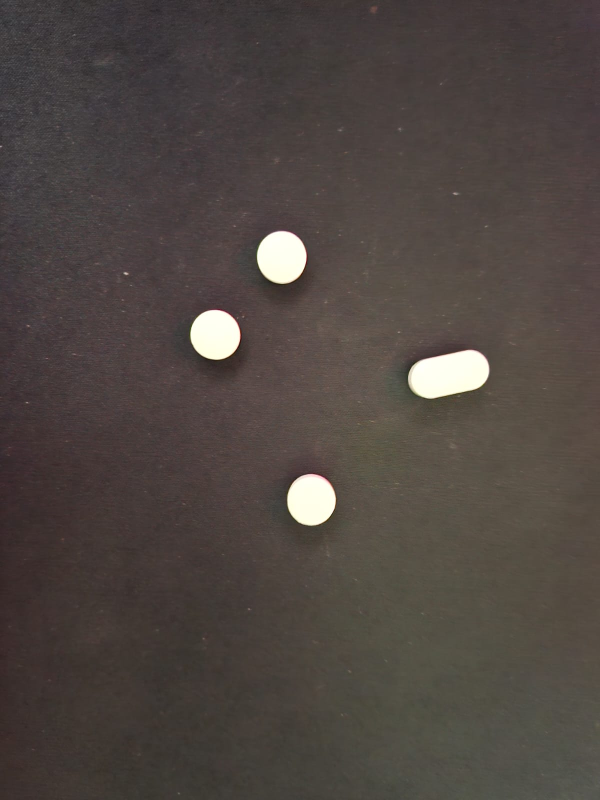
#> input picture images/n3.jpeg, 1200 x 1600 px, given in place of the camera (shown at 1/2 size)
$ jupyter execute 3c.ipynb
#> lines starting #> are read from the running program, lines starting #| are printed output that depends on the picture; after the words box and inside, x2 and y2 are one past the last pixel; in counts of white or black regions, pixels touching at a corner belong together
### morph.py

"""
Copyright 2014 by Francisco de Assis Zampirolli from UFABC
License MIT
https://github.com/fzampirolli/morph
25 January 2024
"""
import matplotlib.pyplot as plt, numpy as np, cv2, requests, sys, subprocess
from PIL import Image
from skimage import io
class mm(object):
  """ A helper class for image processing tasks. """

  IN_COLAB = 'google.colab' in sys.modules #### INICIALIZATION ####
  count_Images = 0

  def __init__(self):
    pass

  @staticmethod
  def install(packages=['matplotlib','numpy','opencv-python']):
    """This function will install the packages
    input: <packages> list of packages.
    Examples: mm.install(['matplotlib', 'scikit-image']) """
    for package in packages:
        subprocess.check_call([sys.executable, "-m", "pip", "install", package])

  #### IMAGE UTILITIES: CREATE, DRAW, CHECK ####

  # [400 lines left out: functions read, color, gray, threshold, show, readImg and 16 more, not called in this run]

  @staticmethod
  def sedisk(n=3):
    """This function will be create a disk structure function
    input:
      - n: number of sum
    output:
      - y: result of disk
    """
    return cv2.getStructuringElement(cv2.MORPH_ELLIPSE,(n,n))

  #### BASIC MORPHOLOGICAL OPERATORS ####

  # [343 lines left out: functions ero, dil, ero0, dil0, ero1, dil1 and 9 more, not called in this run]

  @staticmethod
  def openth(f,b=np.zeros((3,3),dtype= 'uint8')):
      return mm.subm(f,cv2.morphologyEx(f, cv2.MORPH_OPEN, b))

  @staticmethod
  def openth1(f,b=np.zeros((3,3),dtype= 'uint8')):
    return mm.subm(f, mm.dil1(mm.ero1(f,b),b) )

  @staticmethod
  def closeth(f,b=np.zeros((3,3),dtype= 'uint8')):
      return mm.subm(cv2.morphologyEx(f, cv2.MORPH_CLOSE, b),f)

  @staticmethod
  def closerecth(f,b=np.zeros((3,3),dtype= 'uint8')):
      return mm.subm(cv2.morphologyEx(f, cv2.MORPH_CLOSE, b),f)

  @staticmethod
  def open(f,b=np.zeros((3,3),dtype= 'uint8')):
      return cv2.morphologyEx(f, cv2.MORPH_OPEN, b)

  @staticmethod
  def close(f,b=np.zeros((3,3),dtype= 'uint8')):
      return cv2.morphologyEx(f, cv2.MORPH_CLOSE, b)

  # [73 lines left out: functions water0, waterB, not called in this run]

  @staticmethod
  def watershed(f,mark,op='region'):
      """This function will create the watershed
        input:
          - f: input image
            - f==[] # binary watershed by skimage
            - else  # condictional watershed by cv2
          - mark: markers image
          - op: region or line [default: region]

        output:
          - y: watershed
      """

      mark = mark*255 if np.amax(mark)==1 else mark

      if len(f): # condictional watershed by cv2

        ret, markers = cv2.connectedComponents(mark)
        w = cv2.watershed(f,markers)
        if op=='line':
          f[markers == -1] = [255,0,0]
          return f
        else:
          return w

      else: # binary watershed by skimage

        from scipy import ndimage as ndi
        from skimage.segmentation import watershed
        fones = np.ones_like(mark)*255
        markers = ndi.label(mark)[0]
        w = watershed(fones, markers, mask=fones)

        if op=='line':
          return np.array((w-cv2.erode(w.astype('uint16'),mm.sebox()))>0).astype('uint16')
        else:
          return w

  # [170 lines left out: functions regmax, regmin, blob, blobAll, not called in this run]

  def intersec(f1,f2):
    return np.minimum(f1,f2)

  # [29 lines left out: functions toggle, label, not called in this run]

  @staticmethod
  def label0(f,b=np.ones((3,3),dtype='uint8')):
    """This function will be calculate label of each connect component
    input:
      - f: input image
      - b: structure element
    output:
      - y: image with op
    """
    h,w = f.shape
    bh, bw = b.shape

    g = np.zeros(f.shape).astype(int)
    cor = 1
    pilha = []
    for x in range(h):
     for y in range(w):

      if (f[x,y]) and not g[x,y]: # buscar pixel de objeto não pintado

        pilha.append([x,y]) # colocar na pilha pixel p=[x,y]

        while pilha: # laço para pintar todos os pixel de cada objeto com cor
          i,j=pilha.pop() # retirar da pilha pixel q=[i,j]
          g[i,j] = cor

          # para cada vizinho de (i,j)
          for bx in range(bh):
            for by in range(bw):
              if b[bx,by]:
                viz_x = int(i + bx - bh/2 + 0.5)
                viz_y = int(j + by - bw/2 + 0.5)
                # verificar o domínion da image
                if 0 <= viz_x < h and 0 <= viz_y < w:
                  if f[viz_x, viz_y] and not g[viz_x, viz_y]: # colocar na pilha
                      pilha.append([viz_x, viz_y]) # somente pixels não visitados e =1

        cor+=1 # incremento para pintar o próximo objeto
    return g

  @staticmethod
  def dist(f):
    """This function will be calculate euclidean distance of each connect component
    input:
      - f: input image
    output:
      - y: image with op
    """
    y = cv2.distanceTransform (f,cv2.DIST_L2,5)
    if np.amax(y)<=255:
      y = y.astype('uint8')
    else:
      y = y.astype('uint16')
    return y

  # [179 lines left out: functions dist1, gdist, thin, frame, edgeoff, clohole and 6 more, not called in this run]

'''
O problema na questão do esqueleto da lista3:

Implementei duas versões no final do arquivo morph.py

O problema surgiu pois considerei implementações da sugestão que está na lista.

O ideal é considerar pesos nos vizinhos! Não temos controle sobre esses pesos e na origem do kernel nas implementações do OpenCV.

Neste arquivo morph.py estão quase todas as implementações necessárias para fazer as listas, basta saber utiliza corretamente os métodos de entrada e de processamento.

Padronizei esse arquivo com:
 * mm.operacao0, para tratar erosão e dilatação sem pesos nos vizinhos, porém somente valores > 0
 * mm.operacao1, tem pesos nos vizinhos. Exemplos
 * mm.operacao, implementação do opencv - pois são mais rápidas para serem aplicadas na segunda parte do curso: Visão Computacional.

mm.ero0
mm.ero1
mm.ero
'''

### 3c.ipynb
[cell 1]
import cv2
import numpy as np
from morph import *

mm.install()
#> (the call stopped at in install, `subprocess.check_call([sys.executable, "-m", "pip", "install", package])`: subprocess is not available in this run)
#> further down, frame is the input picture: shape (1600, 1200, 3); mean B, G, R 65.9, 70.4, 78.7

def processar_frame(frame):
    gray = cv2.cvtColor(frame, cv2.COLOR_BGR2GRAY)
    blur = cv2.GaussianBlur(gray, (15, 15), 0)

    _, binaria = cv2.threshold(blur, 0, 255, cv2.THRESH_BINARY_INV + cv2.THRESH_OTSU)
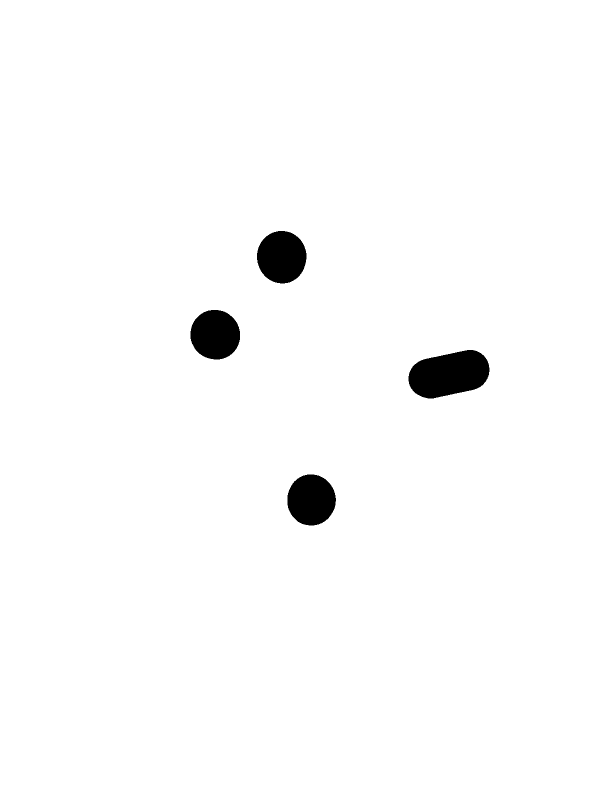
#> binaria: shape (1600, 1200) (shown at 1/2 size); 98.2% white; 4 black regions, box (x1, y1, x2, y2) and area: (817, 700, 979, 797) 11671, (514, 462, 613, 567) 8151, (575, 949, 672, 1051) 7780, (381, 620, 480, 719) 7755

    binaria = mm.open(binaria, mm.sedisk(5))

    dist = mm.dist(binaria)
#> in dist, `y = cv2.distanceTransform (f,cv2.DIST_L2,5)`:
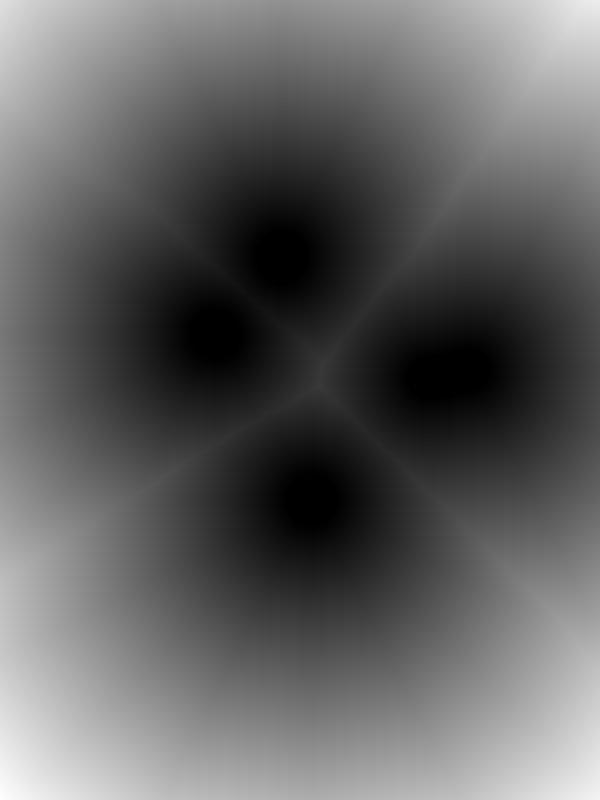
#> y: shape (1600, 1200) float32 (shown at 1/2 size); min 0, max 808, mean 310.7; drawn with min black and max white
    _, sure_fg = cv2.threshold(dist, 0.7 * dist.max(), 255, 0)
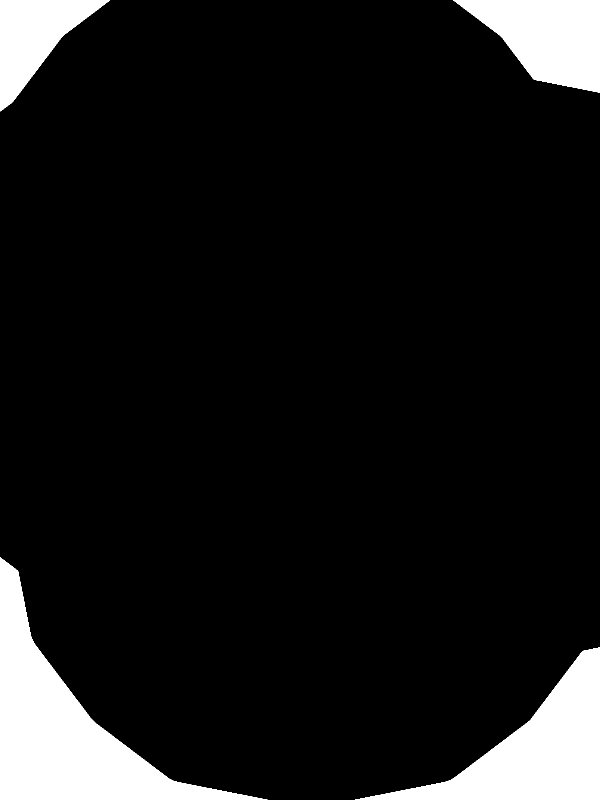
#> sure_fg: shape (1600, 1200) uint16 (shown at 1/2 size); 9.7% white; 4 white regions, box (x1, y1, x2, y2) and area: (0, 1115, 535, 1600) 76304, (710, 1295, 1200, 1600) 54044, (906, 0, 1200, 185) 33956, (0, 0, 220, 223) 22732
    sure_fg = np.uint8(sure_fg)

    markers = mm.label0(sure_fg)
#> after the loop in label0, `for x in range(h):`:
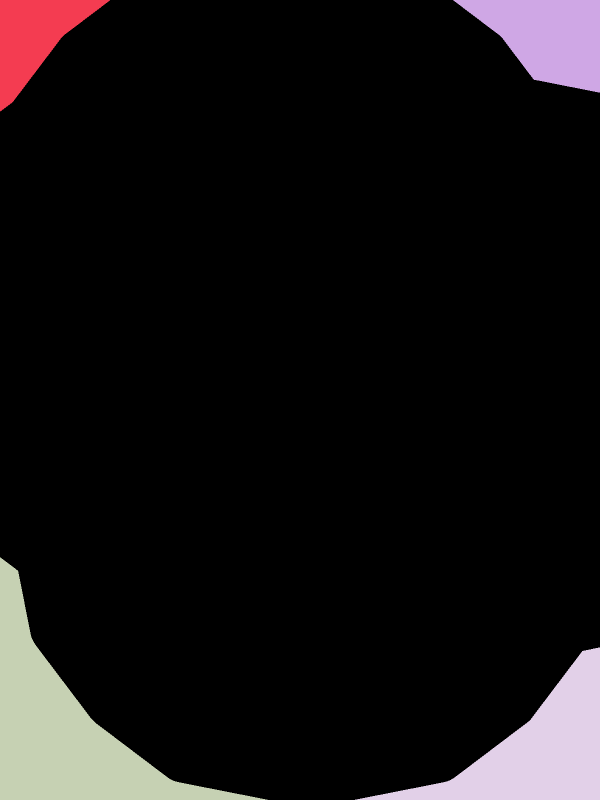
#> g: shape (1600, 1200) int64 (shown at 1/2 size); 5 distinct labels, from 0 to 4; one colour per label, 0 black
    markers = np.uint8(markers)
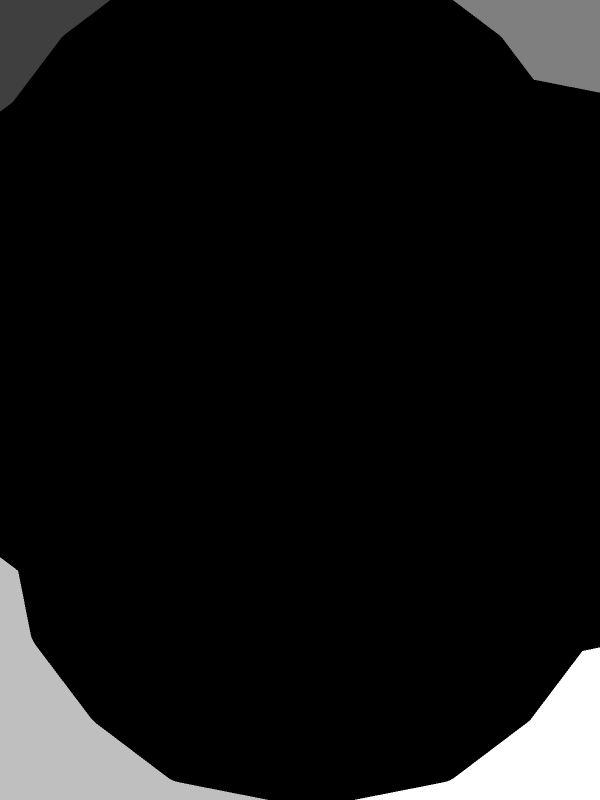
#> markers: shape (1600, 1200) (shown at 1/2 size); min 0, max 4, mean 0.279; drawn with min black and max white

    segmentada = mm.watershed(frame, markers)
#> in watershed, `ret, markers = cv2.connectedComponents(mark)`: markers: shape (1600, 1200) int32; 5 distinct labels, from 0 to 4
#> in watershed, `ret, markers = cv2.connectedComponents(mark)`: ret = 5
#> in watershed, `w = cv2.watershed(f,markers)`:
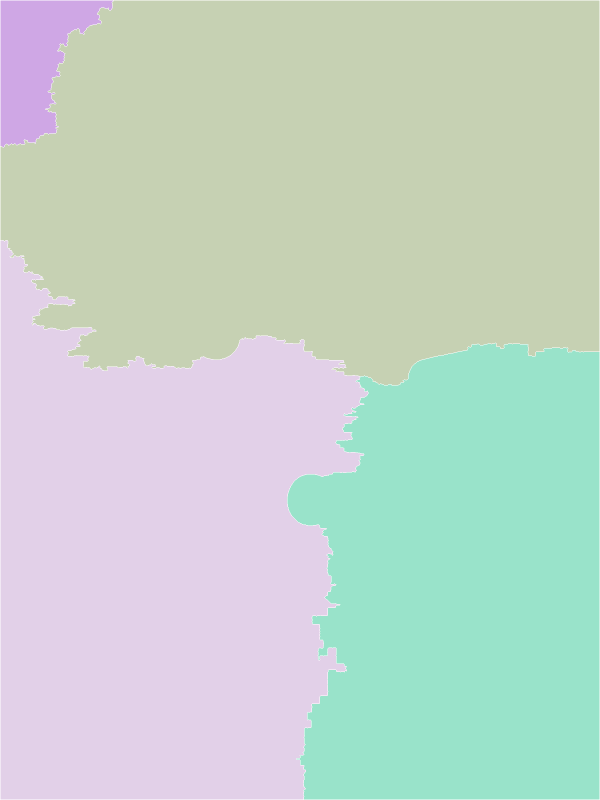
#> w: shape (1600, 1200) int32 (shown at 1/2 size); 5 distinct labels, from -1 to 4; one colour per label, 0 black, -1 white

    output = frame.copy()
    labels = np.unique(segmentada)
#> labels = [-1, 1, 2, 3, 4]

    for label in labels:
        if label <= 0: continue

        mask = np.uint8(segmentada == label) * 255
        cnts, _ = cv2.findContours(mask, cv2.RETR_EXTERNAL, cv2.CHAIN_APPROX_SIMPLE)

        if cnts:
            c = max(cnts, key=cv2.contourArea)
            if cv2.contourArea(c) > 500: # Filtro para ignorar artefatos pequenos
                cv2.drawContours(output, [c], -1, (0, 255, 0), 2)

                M = cv2.moments(c)
                if M["m00"] != 0:
                    cX, cY = int(M["m10"]/M["m00"]), int(M["m01"]/M["m00"])
                    cv2.putText(output, f"ID {label}", (cX-20, cY),
                                cv2.FONT_HERSHEY_SIMPLEX, 0.6, (255, 255, 255), 2)
#> this loop made 5 passes
#> (cX, cY) on passes 2 to 5: (70, 121), (636, 361), (318, 1128), (926, 1168)
#> label on pass 1: -1
#> pass 3, in processar_frame, `mask = np.uint8(segmentada == label) * 255`:
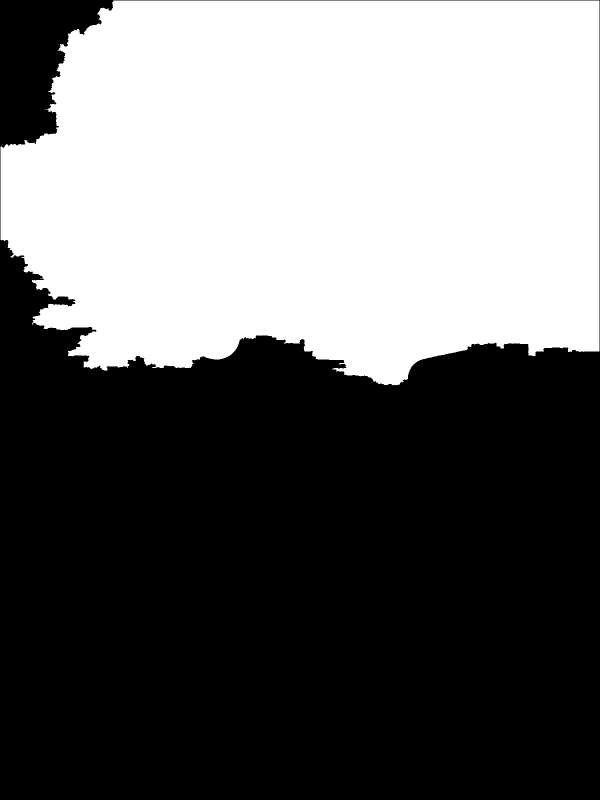
#> mask: shape (1600, 1200) (shown at 1/2 size); 41.4% white; 1 white region, box (x1, y1, x2, y2) and area: (1, 1, 1199, 771) 795605
#> after the loop:
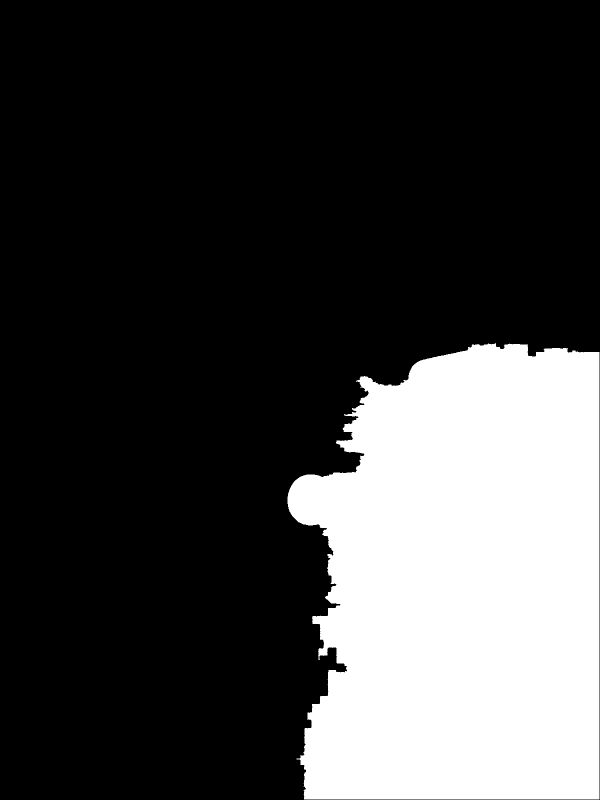
#> mask: shape (1600, 1200) (shown at 1/2 size); 25.2% white; 1 white region, box (x1, y1, x2, y2) and area: (575, 686, 1199, 1599) 483354
#> after the loop:
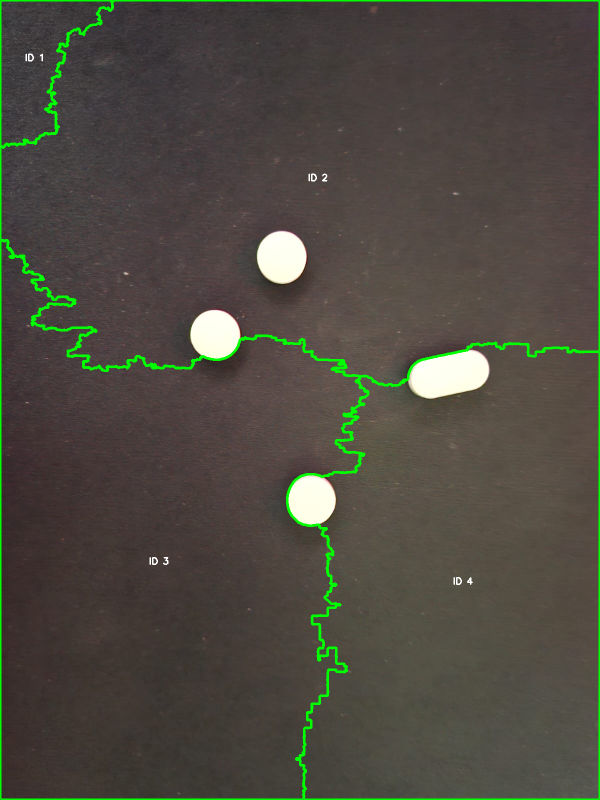
#> output: shape (1600, 1200, 3) (shown at 1/2 size); 2.18% of pixels changed, all inside (x1, y1, x2, y2) = (0, 0, 1200, 1600)
    return output

# Captura de Vídeo
cap = cv2.VideoCapture(0)

while True:
    ret, frame = cap.read()
    if not ret: break

    resultado = processar_frame(frame)

    cv2.imshow('PDI - Segmentacao Watershed Real-Time', resultado)

    if cv2.waitKey(1) & 0xFF == ord('q'): # Pressione 'q' para sair
#> (key q is pressed here)
        break

cap.release()
cv2.destroyAllWindows()

$ run again, on images/n4.jpeg
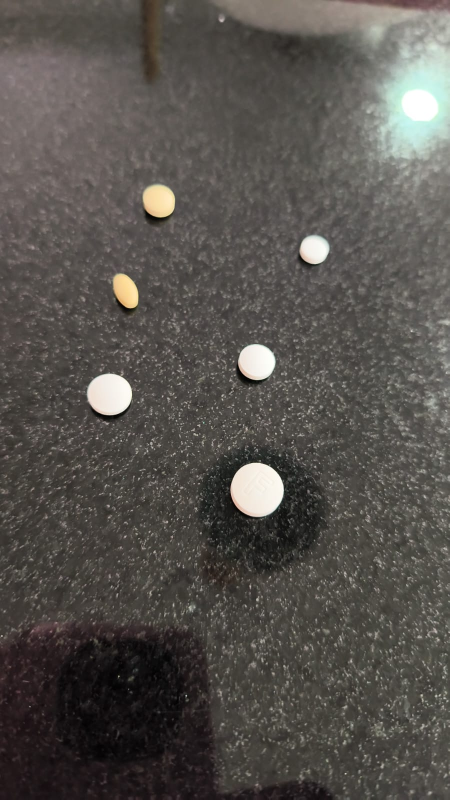
#> input picture images/n4.jpeg, 899 x 1599 px, given in place of the camera (shown at 1/2 size)
#> frame is the input picture: shape (1599, 899, 3); mean B, G, R 77.8, 82.2, 86
#> binaria: shape (1599, 899); 94.3% white; 24 black regions (5 under 20 px), largest, box (x1, y1, x2, y2) and area: (629, 3, 899, 384) 52980, (461, 925, 568, 1034) 8989, (173, 746, 265, 830) 6010
#> after the loop in label0, `for x in range(h):`:
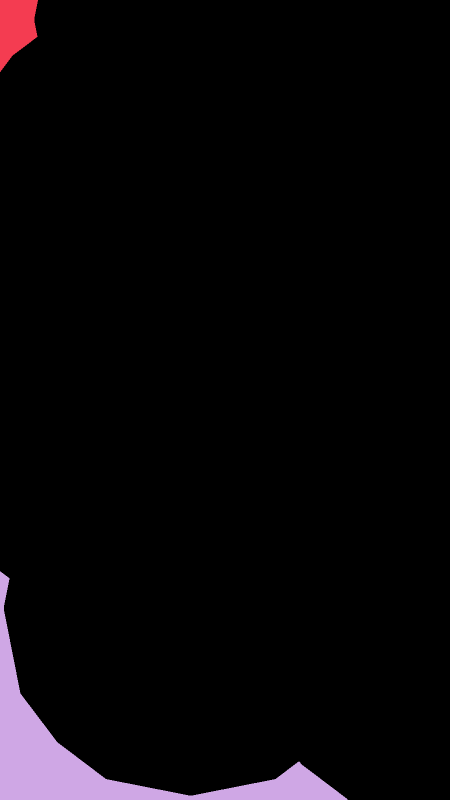
#> g: shape (1599, 899) int64 (shown at 1/2 size); 3 distinct labels, from 0 to 2; one colour per label, 0 black
#> ret = 3
#> labels = [-1, 1, 2]
#> the loop in processar_frame, `for label in labels:` made 3 passes
#> (cX, cY) on passes 2 to 3: (430, 439), (471, 1227)
#> after the loop in processar_frame, `for label in labels:`:
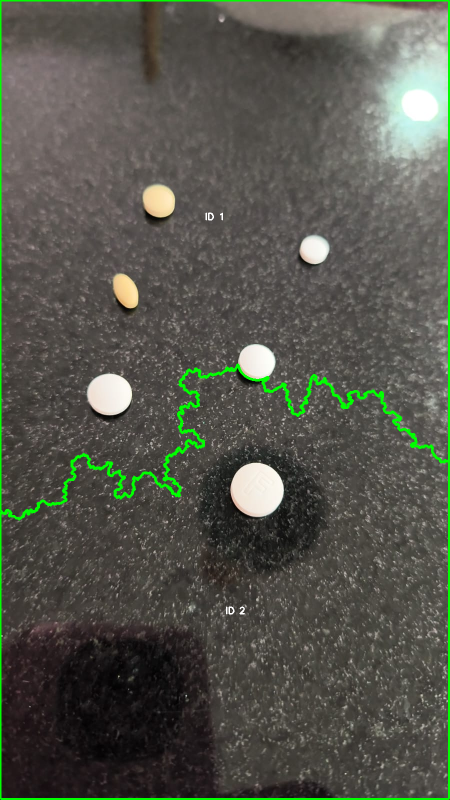
#> output: shape (1599, 899, 3) (shown at 1/2 size); 1.97% of pixels changed, all inside (x1, y1, x2, y2) = (0, 0, 899, 1599)
